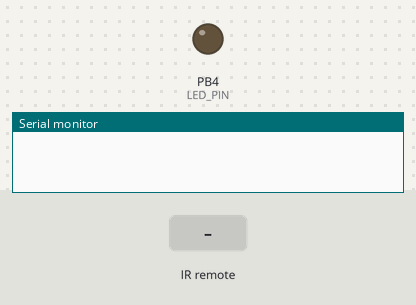
Bench run of a sketch on a simulated ATtiny85, built with avr-gcc and run on an emulated ATtiny85. Parts: output pins drawn as LEDs (lit = HIGH), the last lines printed to the serial monitor. The test bench sets the inputs (shaded band).

Above: at 1.2 s.
1.3 s: infrared code 0x4CB3817E received
At 1.7 s:
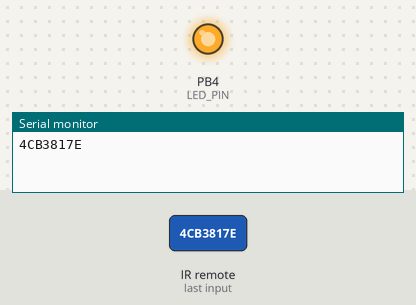
Timing chart, 0 to 4.3 s (numbered marks = the images above; inputs shaded):
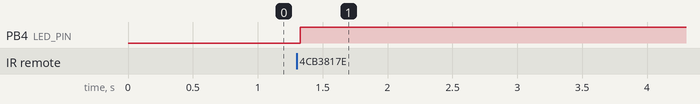

The sketch:

receiver.ino
```cpp
// (licence header left out)
// This example comes from IRremote's own example of infrared receiving module
// The modification has been made
// Change to when the button of the remote control is pressed, the light-emitting LED connected to the digital pin 4 will light up, press the button again, the LED goes out
/**
Circuit connection
* The VOUT of the infrared receiver is connected to the digital pin 11, GND is connected to the GND of the control board, and VCC is connected to + 5V on the control board
* The LED pin is connected to digital pin 4 and returns to the GND of the control board through a 220 ohm resistor
* Effect, when the remote control presses the button, the LED will flash, and the command code of the button will appear on the serial port of the computer.
**/
#include "IRremote.h"

int RECV_PIN = 12; // Define the pin of infrared receiver as 12
int LED_PIN = 4;  // Define the light-emitting LED pin number 4
int a = 0;
IRrecv irrecv(RECV_PIN);

decode_results results;

void setup()
{
    Serial.begin(9600);
    irrecv.enableIRIn();     // Initialize the infrared receiver
    pinMode(LED_PIN,OUTPUT); // Set the luminous LED pin number 4
}

void loop() {
    if (irrecv.decode(&results)) {
        Serial.println(results.value, HEX);
        if(results.value == 0x4CB3817E & a == 0) // The 32-bit value here must be consistent with the value transmitted by the transmitting part
        {
            digitalWrite(LED_PIN,HIGH);// LED lights up
            a=1;
        }
        else if(results.value == 0x4CB3817E & a == 1)
        {
            digitalWrite(LED_PIN,LOW);// LED off
            a=0;
        }
        irrecv.resume(); // Receive the next value
    }
    delay(120);
}
```

ir_NEC.cpp
```cpp
#include "IRremote.h"
#include "IRremoteInt.h"

//==============================================================================
//                           N   N  EEEEE   CCCC
//                           NN  N  E      C
//                           N N N  EEE    C
//                           N  NN  E      C
//                           N   N  EEEEE   CCCC
//==============================================================================

#define NEC_BITS          32
#define NEC_HDR_MARK    9000
#define NEC_HDR_SPACE   4500
#define NEC_BIT_MARK     560
#define NEC_ONE_SPACE   1690
#define NEC_ZERO_SPACE   560
#define NEC_RPT_SPACE   2250

//+=============================================================================
#if SEND_NEC

void  IRsend::sendNEC (unsigned long data,  int nbits)
{
	// Set IR carrier frequency
	enableIROut(38);

	// Header
	mark(NEC_HDR_MARK);
	space(NEC_HDR_SPACE);

	// Data
	for (unsigned long  mask = 1UL << (nbits - 1);  mask;  mask >>= 1) {
		if (data & mask) {
			mark(NEC_BIT_MARK);
			space(NEC_ONE_SPACE);
		} else {
			mark(NEC_BIT_MARK);
			space(NEC_ZERO_SPACE);
		}
	}

	// Footer
	mark(NEC_BIT_MARK);
	space(0);  // Always end with the LED off
}
#endif

//+=============================================================================
// NECs have a repeat only 4 items long
//
#if DECODE_NEC
bool  IRrecv::decodeNEC (decode_results *results)
{
	long  data   = 0;  // We decode in to here; Start with nothing
	int   offset = 1;  // Index in to results; Skip first entry!?

	// Check header "mark"
	if (!MATCH_MARK(results->rawbuf[offset], NEC_HDR_MARK))  return false ;
	offset++;

	// Check for repeat
	if ( (irparams.rawlen == 4)
	    && MATCH_SPACE(results->rawbuf[offset  ], NEC_RPT_SPACE)
	    && MATCH_MARK (results->rawbuf[offset+1], NEC_BIT_MARK )
	   ) {
		results->bits        = 0;
		results->value       = REPEAT;
		results->decode_type = NEC;
		return true;
	}

	// Check we have enough data
	if (irparams.rawlen < (2 * NEC_BITS) + 4)  return false ;

	// Check header "space"
	if (!MATCH_SPACE(results->rawbuf[offset], NEC_HDR_SPACE))  return false ;
	offset++;

	// Build the data
	for (int i = 0;  i < NEC_BITS;  i++) {
		// Check data "mark"
		if (!MATCH_MARK(results->rawbuf[offset], NEC_BIT_MARK))  return false ;
		offset++;
        // Suppend this bit
		if      (MATCH_SPACE(results->rawbuf[offset], NEC_ONE_SPACE ))  data = (data << 1) | 1 ;
		else if (MATCH_SPACE(results->rawbuf[offset], NEC_ZERO_SPACE))  data = (data << 1) | 0 ;
		else                                                            return false ;
		offset++;
	}

	// Success
	results->bits        = NEC_BITS;
	results->value       = data;
	results->decode_type = NEC;

	return true;
}
#endif
```

Measured:
- after the input at 1.3 s, PB4 (LED_PIN): LOW → HIGH at once
